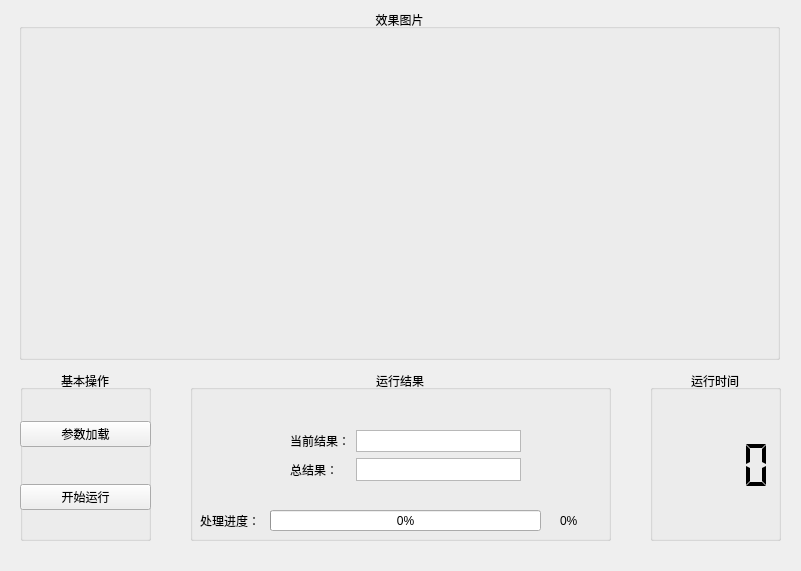
<?xml version="1.0" encoding="UTF-8"?>
<ui version="4.0">
 <class>RunningSubWindow</class>
 <widget class="QWidget" name="RunningSubWindow">
  <property name="geometry">
   <rect>
    <x>0</x>
    <y>0</y>
    <width>801</width>
    <height>571</height>
   </rect>
  </property>
  <property name="windowTitle">
   <string>Form</string>
  </property>
  <widget class="QGroupBox" name="groupBox">
   <property name="geometry">
    <rect>
     <x>20</x>
     <y>370</y>
     <width>131</width>
     <height>171</height>
    </rect>
   </property>
   <property name="title">
    <string>基本操作</string>
   </property>
   <property name="alignment">
    <set>Qt::AlignCenter</set>
   </property>
   <widget class="QWidget" name="verticalLayoutWidget">
    <property name="geometry">
     <rect>
      <x>0</x>
      <y>20</y>
      <width>131</width>
      <height>151</height>
     </rect>
    </property>
    <layout class="QVBoxLayout" name="verticalLayout">
     <item>
      <widget class="QPushButton" name="pushButtonSetting">
       <property name="text">
        <string>参数加载</string>
       </property>
      </widget>
     </item>
     <item>
      <widget class="QPushButton" name="pushButtonStart">
       <property name="text">
        <string>开始运行</string>
       </property>
      </widget>
     </item>
    </layout>
   </widget>
  </widget>
  <widget class="QGroupBox" name="groupBox_2">
   <property name="geometry">
    <rect>
     <x>190</x>
     <y>370</y>
     <width>421</width>
     <height>171</height>
    </rect>
   </property>
   <property name="title">
    <string>运行结果</string>
   </property>
   <property name="alignment">
    <set>Qt::AlignCenter</set>
   </property>
   <widget class="QLabel" name="label_progress">
    <property name="geometry">
     <rect>
      <x>370</x>
      <y>140</y>
      <width>41</width>
      <height>21</height>
     </rect>
    </property>
    <property name="text">
     <string>0%</string>
    </property>
   </widget>
   <widget class="QProgressBar" name="progressBar">
    <property name="geometry">
     <rect>
      <x>80</x>
      <y>140</y>
      <width>271</width>
      <height>21</height>
     </rect>
    </property>
    <property name="value">
     <number>0</number>
    </property>
    <property name="textVisible">
     <bool>true</bool>
    </property>
    <property name="invertedAppearance">
     <bool>false</bool>
    </property>
   </widget>
   <widget class="QLabel" name="label_2">
    <property name="geometry">
     <rect>
      <x>10</x>
      <y>140</y>
      <width>60</width>
      <height>21</height>
     </rect>
    </property>
    <property name="text">
     <string>处理进度：</string>
    </property>
   </widget>
   <widget class="QWidget" name="formLayoutWidget">
    <property name="geometry">
     <rect>
      <x>100</x>
      <y>60</y>
      <width>231</width>
      <height>51</height>
     </rect>
    </property>
    <layout class="QFormLayout" name="formLayout">
     <item row="0" column="1">
      <widget class="QTextBrowser" name="textBrowserCurrentResult">
       <property name="verticalScrollBarPolicy">
        <enum>Qt::ScrollBarAlwaysOff</enum>
       </property>
       <property name="horizontalScrollBarPolicy">
        <enum>Qt::ScrollBarAlwaysOff</enum>
       </property>
       <property name="acceptRichText">
        <bool>true</bool>
       </property>
      </widget>
     </item>
     <item row="1" column="0">
      <widget class="QLabel" name="label_4">
       <property name="text">
        <string>总结果：</string>
       </property>
      </widget>
     </item>
     <item row="1" column="1">
      <widget class="QTextBrowser" name="textBrowserTotalResult">
       <property name="verticalScrollBarPolicy">
        <enum>Qt::ScrollBarAlwaysOff</enum>
       </property>
       <property name="horizontalScrollBarPolicy">
        <enum>Qt::ScrollBarAlwaysOff</enum>
       </property>
      </widget>
     </item>
     <item row="0" column="0">
      <widget class="QLabel" name="label_3">
       <property name="text">
        <string>当前结果：</string>
       </property>
      </widget>
     </item>
    </layout>
   </widget>
  </widget>
  <widget class="QGroupBox" name="groupBox_3">
   <property name="geometry">
    <rect>
     <x>650</x>
     <y>370</y>
     <width>131</width>
     <height>171</height>
    </rect>
   </property>
   <property name="title">
    <string>运行时间</string>
   </property>
   <property name="alignment">
    <set>Qt::AlignCenter</set>
   </property>
   <widget class="QWidget" name="verticalLayoutWidget_2">
    <property name="geometry">
     <rect>
      <x>0</x>
      <y>20</y>
      <width>131</width>
      <height>151</height>
     </rect>
    </property>
    <layout class="QVBoxLayout" name="verticalLayout_2">
     <item>
      <widget class="QLCDNumber" name="lcdNumber">
       <property name="font">
        <font>
         <weight>75</weight>
         <bold>true</bold>
         <strikeout>false</strikeout>
         <kerning>true</kerning>
        </font>
       </property>
       <property name="styleSheet">
        <string notr="true"/>
       </property>
       <property name="frameShape">
        <enum>QFrame::NoFrame</enum>
       </property>
       <property name="smallDecimalPoint">
        <bool>true</bool>
       </property>
       <property name="digitCount">
        <number>4</number>
       </property>
       <property name="segmentStyle">
        <enum>QLCDNumber::Flat</enum>
       </property>
       <property name="value" stdset="0">
        <double>0.000000000000000</double>
       </property>
       <property name="intValue" stdset="0">
        <number>0</number>
       </property>
      </widget>
     </item>
    </layout>
   </widget>
  </widget>
  <widget class="QGroupBox" name="groupBox_4">
   <property name="geometry">
    <rect>
     <x>19</x>
     <y>9</y>
     <width>761</width>
     <height>351</height>
    </rect>
   </property>
   <property name="title">
    <string>效果图片</string>
   </property>
   <property name="alignment">
    <set>Qt::AlignCenter</set>
   </property>
   <widget class="QLabel" name="label">
    <property name="geometry">
     <rect>
      <x>0</x>
      <y>30</y>
      <width>761</width>
      <height>331</height>
     </rect>
    </property>
    <property name="text">
     <string/>
    </property>
   </widget>
  </widget>
 </widget>
 <resources/>
 <connections/>
</ui>
